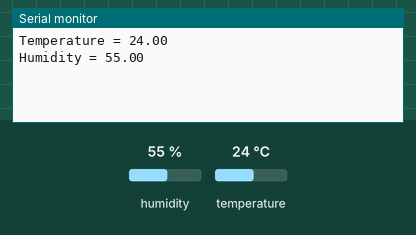
Recording of a sketch running on a simulated Arduino Uno, built with avr-gcc and run on an emulated ATmega328P. On the bench: the last lines printed to the serial monitor. The inputs (shaded band) are chosen by the test bench; at power-on: humidity 55 %, temperature 24 °C.

Above: at 18.0 s.
18.1 s: humidity set to 22 %
At 21.4 s:
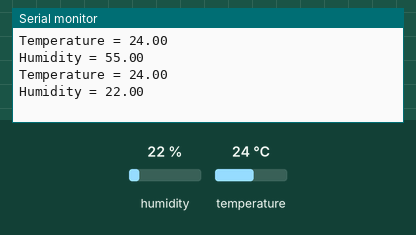
33.1 s: temperature set to 12 °C
At 40.7 s:
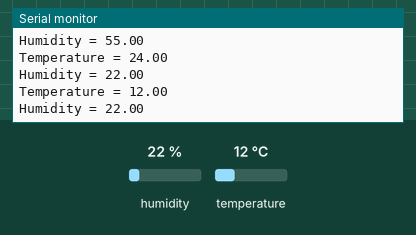
48.1 s: humidity set to 40 %
At 61.1 s:
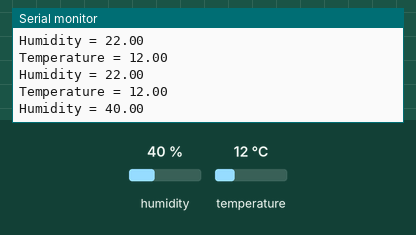
Timing chart, 0 to 62.6 s (numbered marks = the images above; inputs shaded):
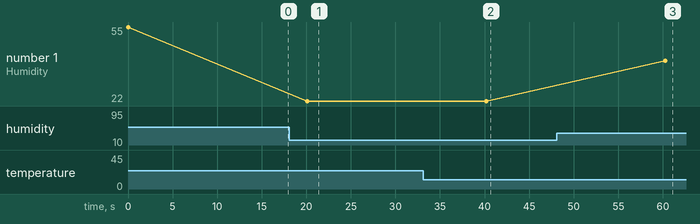

Measured:
- after the input at 18.1 s, the serial monitor: prints a new line after 2.0 s (image 1)
- after the input at 33.1 s, the serial monitor: prints a new line after 7.1 s (image 2)
- after the input at 48.1 s, the serial monitor: prints a new line after 12.2 s (image 3)
- plotted number 1: 55 → 22 after the input at 18.1 s, 22 → 40 after the input at 48.1 s

The sketch:

END_DEVICE_1.ino
```cpp
#include <Wire.h>
#include <SoftwareSerial.h>
#include <string.h>
#include <dht.h>
#define rxPin 2
#define txPin 3
SoftwareSerial xbee =  SoftwareSerial(rxPin, txPin);

//temp sensor initialization.
dht DHT;
#define DHT11_PIN A0

////////////////////////////////////////////// API FRAME BUILDING AND SENDING PART //////////////////////////////////////////////

// includes up to Options field in the API frame (Size is constant, always 17 bytes)
byte API_Frame_part1[] = {0x7E, 0x00, 0x00, 0x10, 0x01, 0x00, 0x13, 0xA2, 0x00, 0x41, 0xCC, 0x41, 0xA3, 0xFF, 0xFE, 0x00, 0x00};
int curr_API_Frame_length = 14; //exlcluding first 3 bytes (used for frame length calculation)
//this will hold the data section of the API frame
byte* data_field;
int data_field_len = 0;
byte* zigbee_API_Frame;


void construct_data(char data[])
{
  int string_len = strlen(data);
  data_field_len = string_len;
  data_field = (byte*)malloc(sizeof(byte) * string_len);
  for(int x=0; x < string_len; x++)
    data_field[x]=data[x];
}

unsigned char calculate_checksum()
{
  int currSum = 0;
  // calculate checksum for the first part of the frame
  for(int x=3; x<17; x++)
    currSum += API_Frame_part1[x];

  //calculate checksum for the data part
  for(int x=0; x<data_field_len; x++)
    currSum += data_field[x];

  return 0xFF - (currSum & 0xFF);
}

void calculate_frame_length()
{
  int total_frame_length = curr_API_Frame_length + data_field_len;
  if(total_frame_length <= 255)
    API_Frame_part1[2] = (unsigned char)total_frame_length;
  else
  {
    // in case value is more than 255 get lower and upper parts of the hex number. Since byte is only 8 bits !
    API_Frame_part1[2] = (unsigned char)(total_frame_length & 0xff); //get the lower part
    API_Frame_part1[1] = (unsigned char)(total_frame_length >> 8);
  }
}


// function will construct the Zigbee API frame and return its length
int construct_Zigbee_API_frame(char data[])
{
  //construct the data part of the frame
  construct_data(data);
  //calculate frame length
  calculate_frame_length();

  zigbee_API_Frame = (byte*)malloc(sizeof(byte)*(17 + data_field_len + 1));
  int count = 0;
  //copying first part of the frame
  for(count; count<17; count++)
    zigbee_API_Frame[count] = API_Frame_part1[count];

  //copying data part of the frame
  int x=0;
  for(count,x; count<17+data_field_len; count++,x++)
    zigbee_API_Frame[count] = data_field[x];

  //finally add the checksum
  zigbee_API_Frame[count] = calculate_checksum();

  return count + 1;
}

/////////////////////////////////////////////////////////////////////////////////////////////////////////////////////////////////


void setup(){
 pinMode(rxPin, INPUT);
 pinMode(txPin, OUTPUT);
 xbee.begin(9600);
 Serial.begin(9600);
}

void loop(){


 int chk = DHT.read11(DHT11_PIN);
 Serial.print("Temperature = ");
 Serial.println(DHT.temperature);
 Serial.print("Humidity = ");
 Serial.println(DHT.humidity);

 char buffer[100];
 sprintf(buffer, "Temperature:%d°C, Humidity:%d%%", (int)DHT.temperature, (int)DHT.humidity);

 int frame_size = construct_Zigbee_API_frame(buffer);
 xbee.write(zigbee_API_Frame,frame_size);
 free(data_field);
 free(zigbee_API_Frame);
 delay(20000);


}
```
